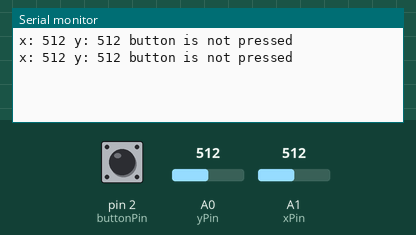
Bench run of a sketch on a simulated Arduino Uno, built with avr-gcc and run on an emulated ATmega328P. Shown: the last lines printed to the serial monitor. The inputs (shaded band) are chosen by the test bench; at power-on: pin 2 (buttonPin) HIGH, A0 (yPin) = 512, A1 (xPin) = 512.

Above: at 1.8 s.
1.9 s: pin 2 (buttonPin) pulled LOW for 1.2 s
At 2.3 s:
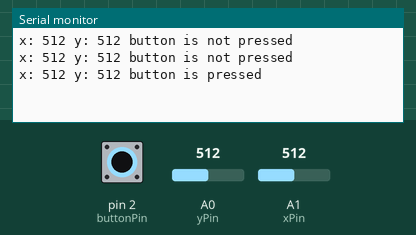
4.6 s: A0 (yPin) set to 716
At 5.8 s:
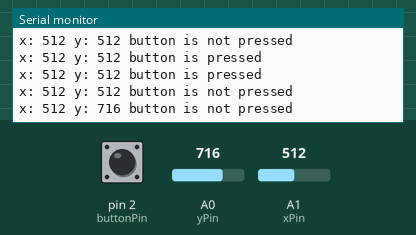
6.1 s: A1 (xPin) set to 716
At 6.1 s:
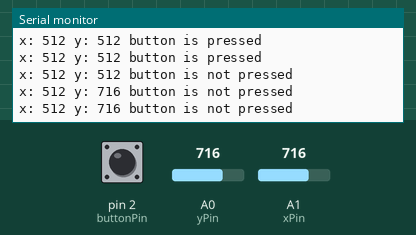
7.6 s: A0 (yPin) set to 900
At 8.8 s:
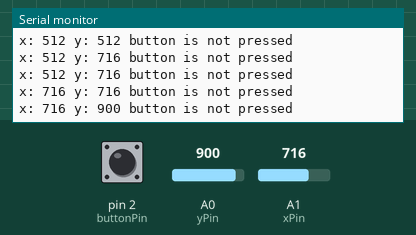
9.1 s: A1 (xPin) set to 900
At 9.1 s:
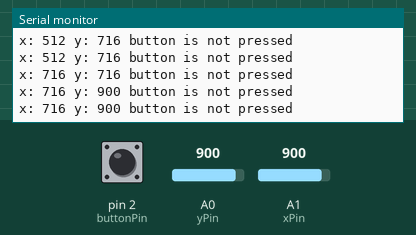
10.6 s: pin 2 (buttonPin) pulled LOW for 1.2 s
At 11.8 s:
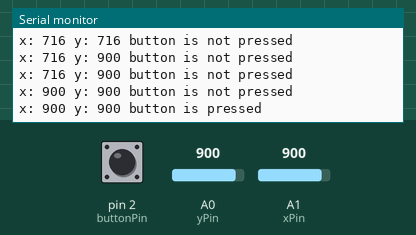
Timing chart, 0 to 13.6 s (numbered marks = the images above; inputs shaded):
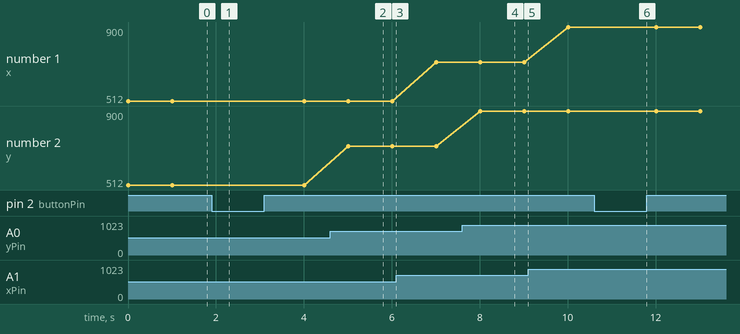

Measured:
- after the input at 1.9 s, the serial monitor: prints a new line after 0.10 s (image 1)
- after the input at 4.6 s, the serial monitor: prints a new line after 0.40 s (image 2)
- after the input at 7.6 s, the serial monitor: prints a new line after 0.41 s (image 4)
- after the input at 10.6 s, the serial monitor: prints a new line after 0.41 s (image 6)
- plotted number 2: 512 → 716 after the input at 4.6 s, 716 → 900 after the input at 7.6 s

The sketch:

Joystick.ino
```cpp
const int xPin = A1;
const int yPin = A0;
const int buttonPin = 2;

int xPosition = 0;
int yPosition = 0;
bool buttonPressed = false;

void setup() {
    Serial.begin(9600);
    pinMode(xPin, INPUT);
    pinMode(yPin, INPUT);
    pinMode(buttonPin, INPUT_PULLUP);
}

void loop() {
    xPosition = analogRead(xPin);
    yPosition = analogRead(yPin);
    buttonPressed = digitalRead(buttonPin);

    Serial.print("x: ");
    Serial.print(xPosition);
    Serial.print(" y: ");
    Serial.print(yPosition);
    Serial.print(" button is ");
    Serial.print(buttonPressed? "not " : "");
    Serial.println("pressed");

    delay(1000);
}
```
